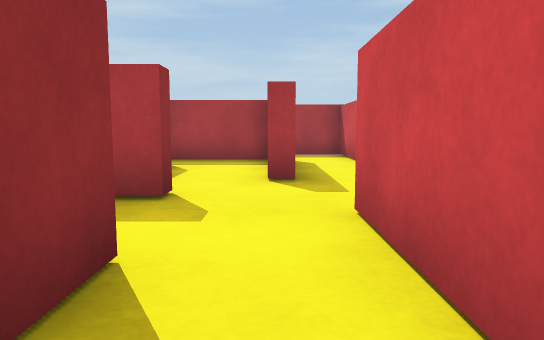
View 1 (above)

24 first-person views from a walk through a 3-D level made in the Unity game engine. The camera is 0.38 m above the floor, tilts 6° down and sees 70° across. The floor is counted in squares, 0.5 m on a side. Each view is taken from the middle of a square. On the plan, view 1 faces up. The plan holds only what a view shows up to about 12 squares ahead; the rest is blank.

View 2
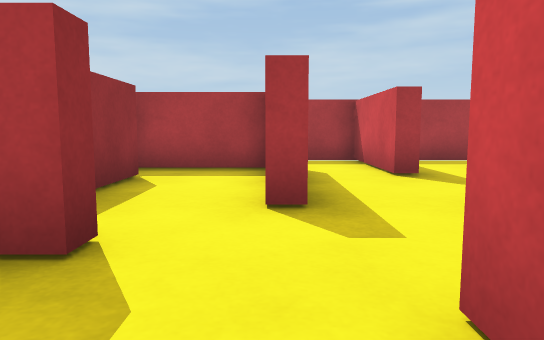

View 3
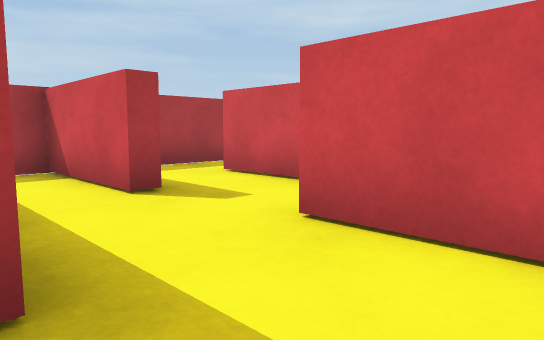

View 4
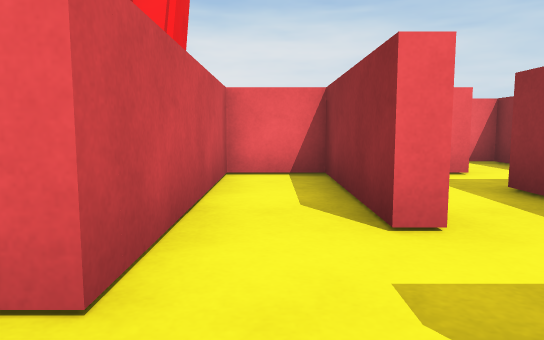

View 5
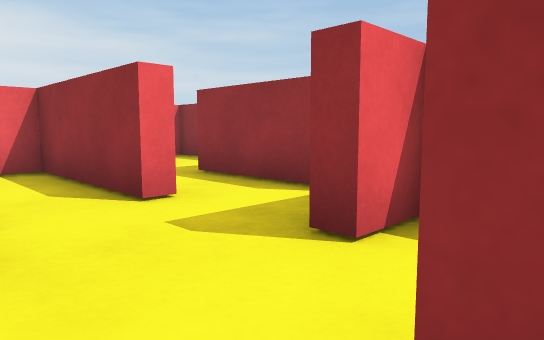

View 6
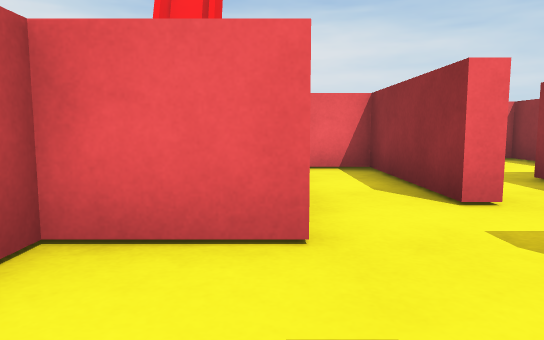

View 7
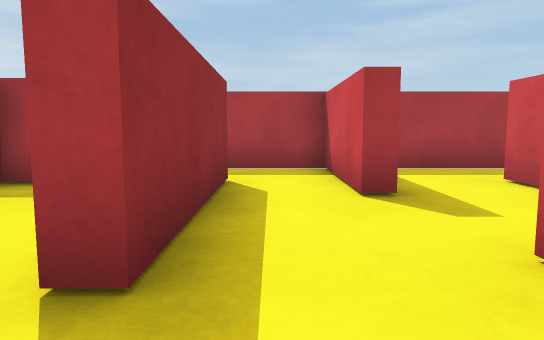

View 8
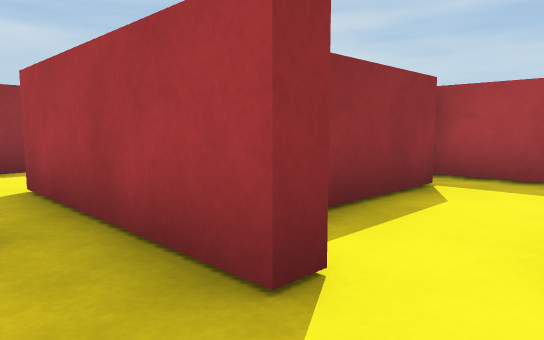

View 9
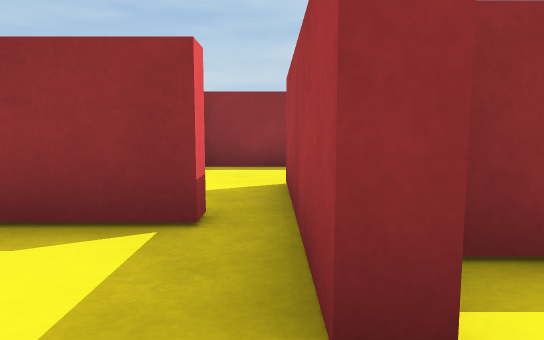

View 10
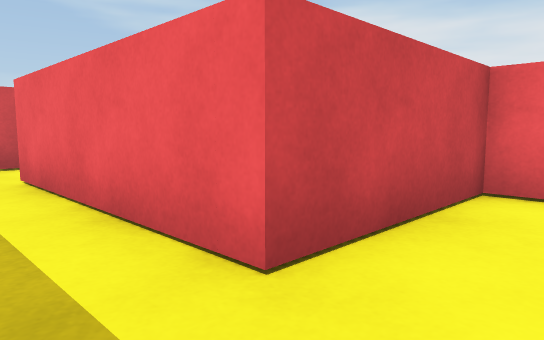

View 11
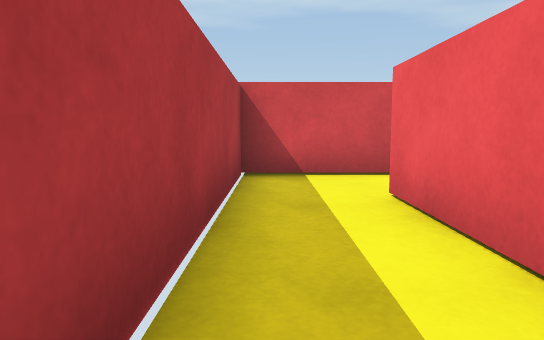

View 12
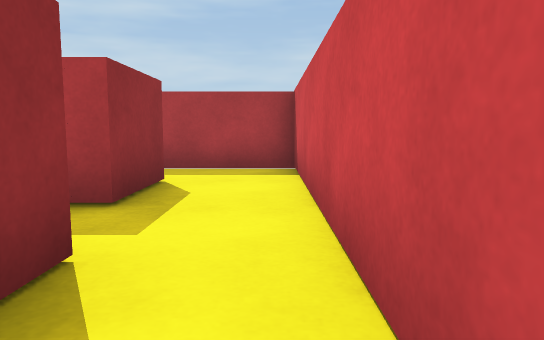

View 13
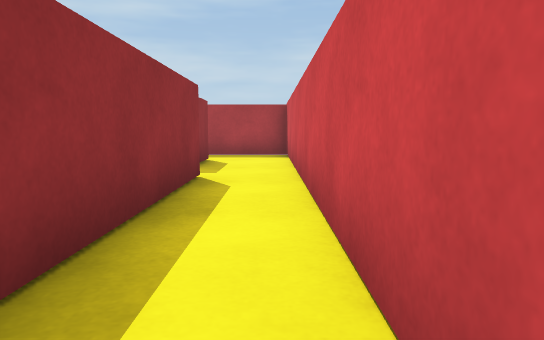

View 14
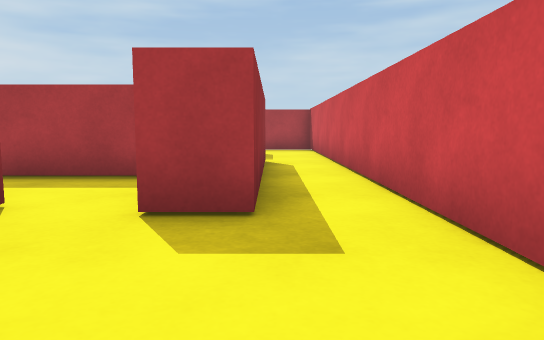

View 15
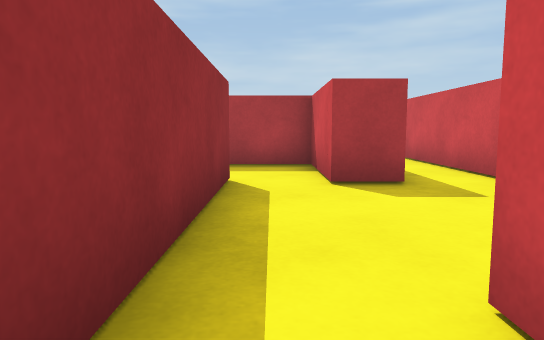

View 16
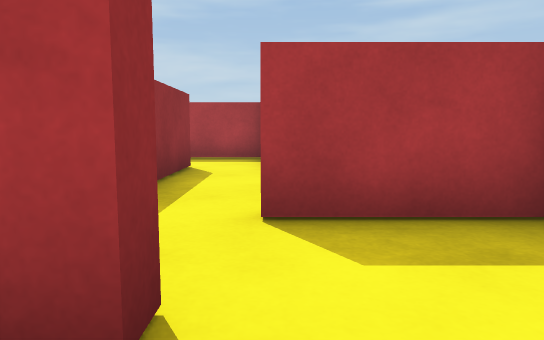

View 17
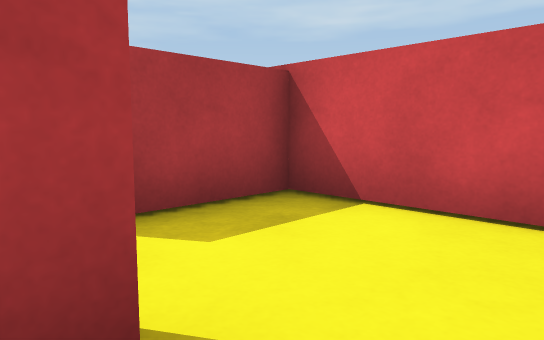

View 18
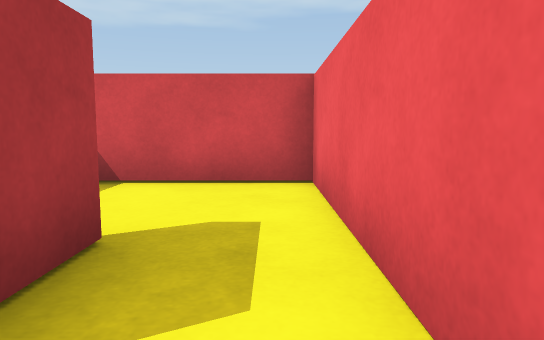

View 19
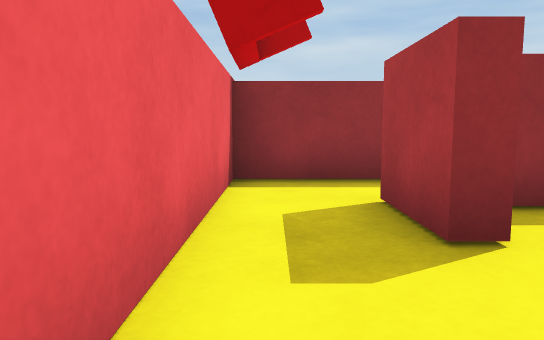

View 20
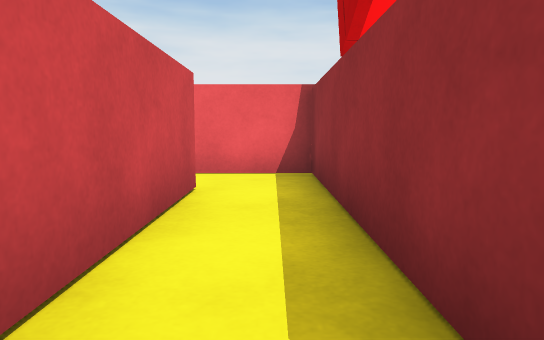

View 21
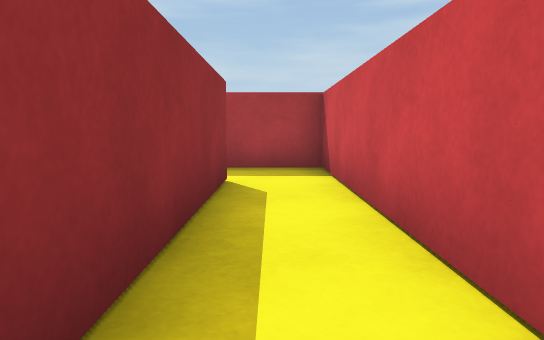

View 22
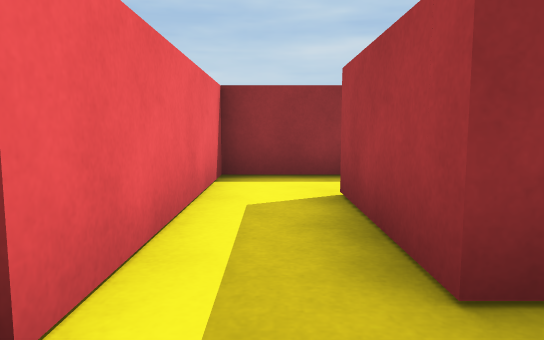

View 23
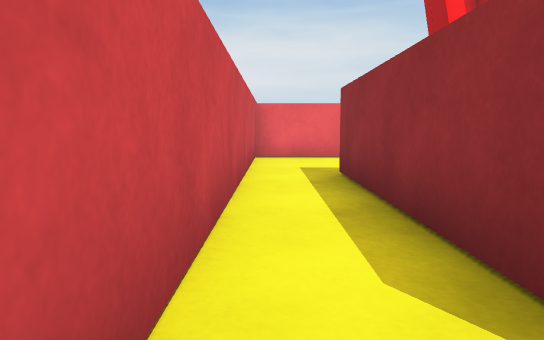

View 24
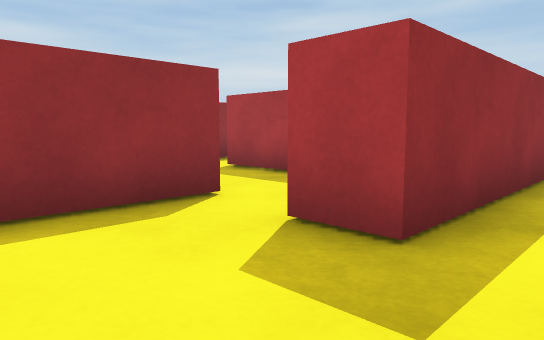

### Floor plan
Ten units are one square. View 1 is at (0, 0); x grows to the right and y downward. Boxes are objects, and circles mark ways between rooms. Rooms are numbered by the first view taken in them; rooms with no view inside come last. Other rooms are left out.
<svg viewBox="-35 -120 154 201">
<path fill="none" stroke="#000" d="M3 -57 -1 -57M-22 -46 -12 -46 -12 -42M-14 -22 -9 -22 -9 15 8 15 8 -35 25 -35 25 -62M-22 -82 -22 -50M0 -93 -28 -93M48 -81 48 -62 98 -62M44 -84 44 -97 94 -97 94 -78 65 -78M114 -65 114 -115 34 -115M74 -9 74 36M89 34 114 34 114 -65M98 -62 98 -4 89 -4 89 -14M85 54 85 59M85 76 114 76 114 38 89 38 89 34M74 36 74 48M53 12 53 76 85 76M85 59 70 59 70 -4 51 -4M25 -84 20 -84 20 -105M3 -98 3 -57M38 -62 44 -62 44 -84M-30 -35 -30 -1M-12 -42 -30 -42"/>
<circle cx="15" cy="-60" r="3" fill="#2a7"/>
<circle cx="-20" cy="-30" r="3" fill="#2a7"/>
<circle cx="110" cy="-60" r="3" fill="#2a7"/>
<circle cx="35" cy="-95" r="3" fill="#2a7"/>
<circle cx="80" cy="40" r="3" fill="#2a7"/>
<circle cx="75" cy="70" r="3" fill="#2a7"/>
<text x="0" y="-40">1</text>
<text x="80" y="-110">2</text>
<text x="100" y="0">3</text>
<text x="100" y="60">4</text>
<text x="60" y="40">5</text>
<text x="20" y="-80">6</text>
<text x="-20" y="-10">7</text>
</svg>
Room 1 opens to room 6. Room 1 opens to room 7. Room 2 opens to room 3. Room 2 opens to room 6. Room 3 opens to room 4. Room 4 opens to room 5.

Where each view was taken, in squares from view 1:
view 1: 0 up, 0 right, facing up
view 2: 2 up, 0 right, facing up
view 3: 4 up, 0 right, facing up-right
view 4: 5 up, 0 right, facing down
view 5: 6 up, 1 right, facing down-left
view 6: 6 up, 1 right, facing down
view 7: 4 up, 1 right, facing up
view 8: 3 up, 0 right, facing up-left
view 9: 4 up, 0 right, facing left
view 10: 11 up, 3 right, facing down-right
view 11: 11 up, 5 right, facing right
view 12: 4 up, 11 right, facing up
view 13: 0 up, 11 right, facing up
view 14: 3 down, 10 right, facing up
view 15: 5 down, 8 right, facing up
view 16: 7 down, 9 right, facing up
view 17: 7 down, 8 right, facing up-right
view 18: 7 down, 6 right, facing right
view 19: 7 down, 11 right, facing left
view 20: 1 down, 6 right, facing down
view 21: 7 down, 6 right, facing up
view 22: 7 up, 11 right, facing left
view 23: 7 up, 11 right, facing down
view 24: 2 down, 11 right, facing up-left
